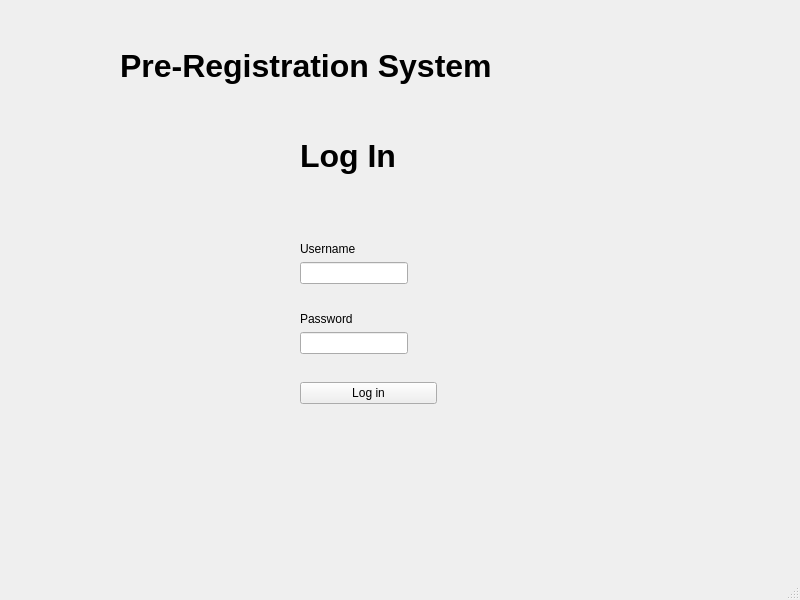
<?xml version="1.0" encoding="UTF-8"?>
<ui version="4.0">
 <class>LogInWindow</class>
 <widget class="QMainWindow" name="LogInWindow">
  <property name="geometry">
   <rect>
    <x>0</x>
    <y>0</y>
    <width>800</width>
    <height>600</height>
   </rect>
  </property>
  <property name="windowTitle">
   <string>Pre-Registration</string>
  </property>
  <widget class="QWidget" name="centralwidget">
   <widget class="QLabel" name="label_3">
    <property name="geometry">
     <rect>
      <x>120</x>
      <y>20</y>
      <width>531</width>
      <height>91</height>
     </rect>
    </property>
    <property name="font">
     <font>
      <pointsize>24</pointsize>
      <weight>75</weight>
      <bold>true</bold>
     </font>
    </property>
    <property name="text">
     <string>Pre-Registration System</string>
    </property>
   </widget>
   <widget class="QLabel" name="label_4">
    <property name="geometry">
     <rect>
      <x>300</x>
      <y>110</y>
      <width>141</width>
      <height>91</height>
     </rect>
    </property>
    <property name="font">
     <font>
      <pointsize>24</pointsize>
      <weight>75</weight>
      <bold>true</bold>
      <strikeout>false</strikeout>
     </font>
    </property>
    <property name="text">
     <string>Log In</string>
    </property>
   </widget>
   <widget class="QWidget" name="layoutWidget">
    <property name="geometry">
     <rect>
      <x>300</x>
      <y>220</y>
      <width>137</width>
      <height>207</height>
     </rect>
    </property>
    <layout class="QVBoxLayout" name="verticalLayout_3">
     <property name="spacing">
      <number>6</number>
     </property>
     <item>
      <layout class="QVBoxLayout" name="verticalLayout">
       <item>
        <widget class="QLabel" name="label">
         <property name="sizePolicy">
          <sizepolicy hsizetype="Maximum" vsizetype="Maximum">
           <horstretch>0</horstretch>
           <verstretch>0</verstretch>
          </sizepolicy>
         </property>
         <property name="text">
          <string>Username</string>
         </property>
        </widget>
       </item>
       <item>
        <widget class="QLineEdit" name="leUsername">
         <property name="sizePolicy">
          <sizepolicy hsizetype="Maximum" vsizetype="Maximum">
           <horstretch>0</horstretch>
           <verstretch>0</verstretch>
          </sizepolicy>
         </property>
        </widget>
       </item>
      </layout>
     </item>
     <item>
      <layout class="QVBoxLayout" name="verticalLayout_2">
       <item>
        <widget class="QLabel" name="label_2">
         <property name="sizePolicy">
          <sizepolicy hsizetype="Maximum" vsizetype="Maximum">
           <horstretch>0</horstretch>
           <verstretch>0</verstretch>
          </sizepolicy>
         </property>
         <property name="text">
          <string>Password</string>
         </property>
        </widget>
       </item>
       <item>
        <widget class="QLineEdit" name="lePassword">
         <property name="sizePolicy">
          <sizepolicy hsizetype="Maximum" vsizetype="Maximum">
           <horstretch>0</horstretch>
           <verstretch>0</verstretch>
          </sizepolicy>
         </property>
         <property name="echoMode">
          <enum>QLineEdit::Password</enum>
         </property>
        </widget>
       </item>
      </layout>
     </item>
     <item>
      <widget class="QPushButton" name="pbLogIn">
       <property name="text">
        <string>Log in</string>
       </property>
      </widget>
     </item>
    </layout>
   </widget>
   <widget class="QLabel" name="labelMessage">
    <property name="geometry">
     <rect>
      <x>250</x>
      <y>450</y>
      <width>241</width>
      <height>51</height>
     </rect>
    </property>
    <property name="text">
     <string/>
    </property>
    <property name="textFormat">
     <enum>Qt::AutoText</enum>
    </property>
    <property name="alignment">
     <set>Qt::AlignCenter</set>
    </property>
   </widget>
  </widget>
  <widget class="QMenuBar" name="menubar">
   <property name="geometry">
    <rect>
     <x>0</x>
     <y>0</y>
     <width>800</width>
     <height>26</height>
    </rect>
   </property>
  </widget>
  <widget class="QStatusBar" name="statusbar"/>
 </widget>
 <resources/>
 <connections/>
</ui>
